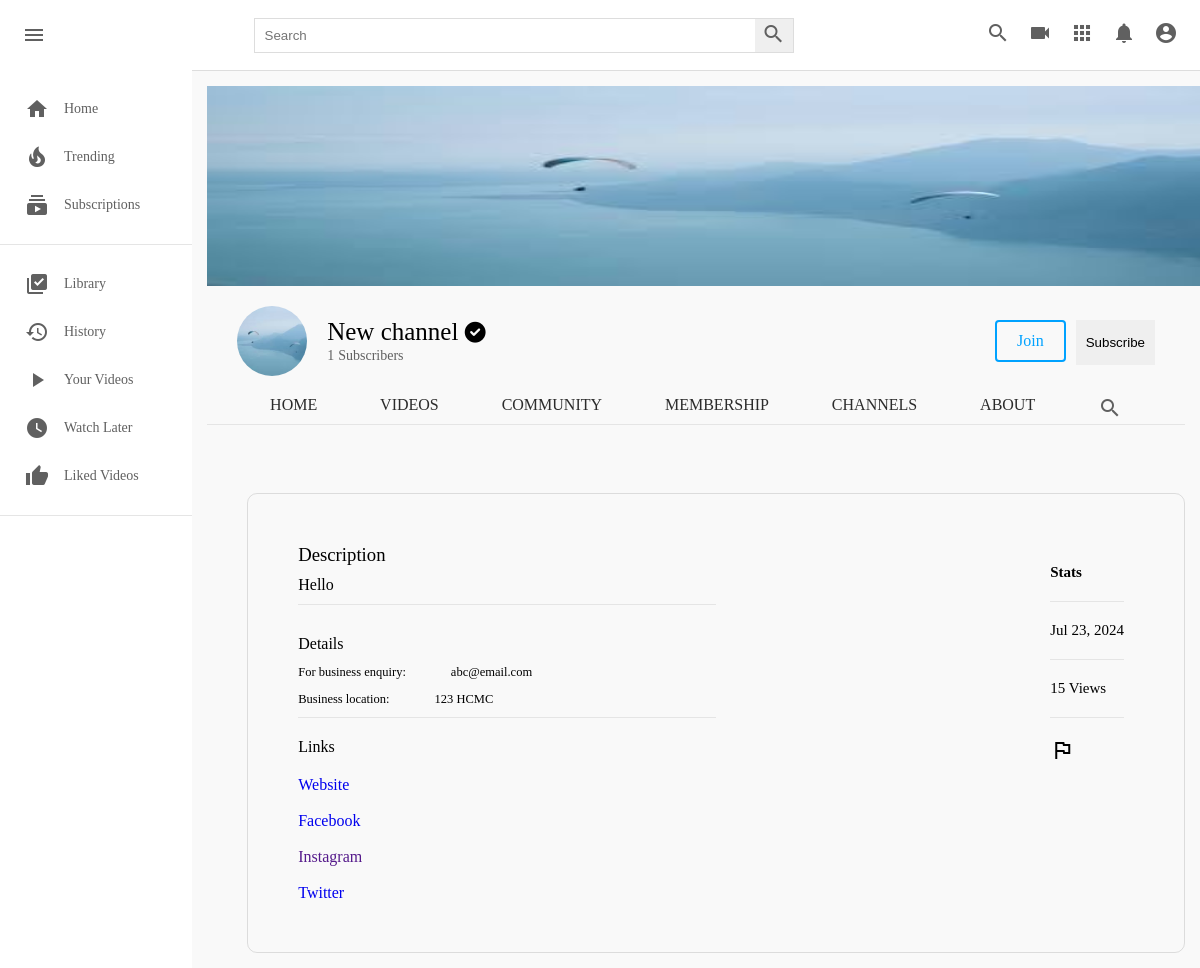
/c/2/about/, run on the app's committed database.
### channel/models.py (models this page shows, shortened)
class Channel(models.Model):
  channel_art = models.ImageField(upload_to=user_directory_path, null=True, blank=True)
  image = models.ImageField(upload_to=user_directory_path, null=True, blank=True)
  full_name = models.CharField(max_length=200)
  channel_name = models.CharField(max_length=200)
  description = models.TextField(null=True, blank=True)
  keywords = TaggableManager()
  joined = models.DateTimeField(auto_now_add=True)
  status = models.CharField(choices=STATUS, max_length=100, default="active")
  user = models.OneToOneField(User, on_delete=models.SET_NULL, null=True, related_name="channel")
  subscribers = models.ManyToManyField(User, related_name="user_subs")
  verified = models.BooleanField(default=False)
  total_views = models.IntegerField(default=0)
  business_email = models.EmailField(null=True, blank=True)
  make_business_email_public = models.BooleanField(default=False)
  business_location = models.CharField(null=True, blank=True, max_length=500)
  make_business_location_public = models.BooleanField(default=False)
  website = models.URLField(default="https://my-website.com/")
  instagram = models.URLField(default="https://instagram.com/")
  facebook = models.URLField(default="https://facebook.com/")
  twitter = models.URLField(default="https://twitter.com/")

### channel/views.py (the view)
# urls.py: path("<channel_id>/about/", views.channel_about, name="channel-about"),
def channel_about(request, channel_id):
  channel = get_object_or_404(Channel, id=channel_id)
  context = {
    "channel":channel,
  }
  return render(request, "channel/channel-about.html", context)

### templates/channel/channel-about.html (shortened to what this page needs)
{% load static %}
<!DOCTYPE html>
<html lang="en">
<head>
    <link rel="stylesheet" href="{% static 'css/style.css' %}" type="text/css">
    <link rel="stylesheet" href="https://use.fontawesome.com/releases/v6.0.0/css/all.css" />
</head><link rel="stylesheet" href="https://fonts.googleapis.com/css2?family=Material+Symbols+Outlined:opsz,wght,FILL,GRAD@48,400,0,0" />
<body>
    <div class="header">
        <div class="header__left">
            <i id="menu" class="material-icons">menu</i>
            <a href="index.html">
            </a>
        </div>
        <div class="header__search">
            <form action="">
                <input type="text" placeholder="Search">
                <button><i class="material-icons">search</i></button>
            </form>
        </div>
        <div class="header__icons">
            <i class="material-icons display-this">search</i>
            <i class="material-icons ">videocam</i>
            <i class="material-icons">apps</i>
            <i class="material-icons display-this">notifications</i>
            <i id="drop-down" class="material-icons display-this">account_circle</i>
        </div>
    </div>
    <div class="mainBody">
        <div class="sidebar">
            <div class="sidebar__categories">
                <a href="index.html">
                    <div class="sidebar__category">
                        <i class="material-icons">home</i>
                        <span>Home</span>
                    </div>
                </a>
                <div class="sidebar__category">
                    <i class="material-icons">local_fire_department</i>
                    <span>Trending</span>
                </div>
                <div class="sidebar__category">
                    <i class="material-icons">subscriptions</i>
                    <span>Subscriptions</span>
                </div>
            </div>
            <hr>
            <div class="sidebar__categories">
                <div class="sidebar__category">
                    <i class="material-icons">library_add_check</i>
                    <span>Library</span>
                </div>
                <div class="sidebar__category">
                    <i class="material-icons">history</i>
                    <span>History</span>
                </div>
                <a href="channel-videos.html">
                    <div class="sidebar__category">
                        <i class="material-icons">play_arrow</i>
                        <span>Your Videos</span>
                    </div>
                </a>
                <div class="sidebar__category">
                    <i class="material-icons">watch_later</i>
                    <span>Watch Later</span>
                </div>
                <div class="sidebar__category">
                    <i class="material-icons">thumb_up</i>
                    <span>Liked Videos</span>
                </div>
            </div>
            <hr>
        </div>
        <div class="videos">
            {% include 'channel/partials/channel-header.html' %}
            <div class="content-border">
                <div class="about-div">
                    <div class="about-left">
                        <h3>Description</h3>
                        <h4>{{ channel.description }}</h4>                            <hr>
                        <div class="about-details">
                            <div>
                                <h4>Details</h4>
                            </div>
                            {% if channel.make_business_email_public == True %}
                            <div class="about-biz">
                                <h3><small>For business enquiry:</small></h3>
                                <h3 class="left-h4"><small>{{ channel.business_email }}</small></h3>
                            </div>
                            {% endif %}
                            {% if channel.make_business_location_public == True %}
                            <div class="about-biz">
                                <h3><small>Business location:</small></h3>
                                <h3 class="left-h4"><small>{{ channel.business_location }}</small></h3>
                            </div>
                            {% endif %}
                        </div>
                        <hr>
                        <div class="links">
                            <h4>Links</h4>
                            <div class="links-content">
                                <a href="{{channel.website}}">Website</a> <br><br>
                                <a href="{{channel.facebook}}">Facebook</a> <br><br>
                                <a href="{{channel.instgram}}">Instagram</a> <br><br>
                                <a href="{{channel.twitter}}">Twitter</a>
                            </div>
                        </div>
                    </div>
                    <div class="about-right">
                        <h4><b>Stats</b></h4>
                        <hr>
                        <div class="stats">
                            <h5>{{channel.joined|date:"M d, Y"}}</h5>
                            <hr>
                            <h5>{{channel.total_views}} View{{channel.total_views|pluralize}}</h5>
                            <hr>
                            <h5>
                                <i class="material-symbols-outlined">flag</i>
                            </h5>
                        </div>
                    </div>
                </div>
            </div>
        </div>
    </div>
</body>
</html>

### templates/channel/partials/channel-header.html (shortened to what this page needs)
<div class="channel-art">
  <img src="{{ channel.channel_art.url }}" alt="" />
</div>
<div class="channel-header flex">
  <div class="channel-img-title flex">
    <img class="img" src="{{ channel.image.url }}" alt="" />
    <div class="channel-image-texts">
      <h4>{{ channel.channel_name }}
        {% if channel.verified == True %}
        <small><i class="fas fa-check-circle"></i></small>
        {% endif %}
      </h4>
      <span id="count"></span> <span>Subscribers</span>
    </div>
  </div>
  <div class="channel-header-btns">
    <div><a href="" class="channel-join">Join</a></div>
    <div>
      <button id="sub_btn" onclick="addSub()" style="padding: 15px 10px; margin-top: 10px; border: none;"class="subscribe-btn">
        Subscribe
      </button>
    </div>
  </div>
</div>
<div class="channel-header-links flex">
  <a href="{% url 'channel-profile' channel.id %}" class="display-this">Home</a>
  <a href="{% url 'channel-videos' channel.id %}" class="display-this">Videos</a>
  <a href="{% url 'channel-community' channel.id %}" class="dont-display-thdis">Community</a>
  <a href="{% url 'channel-profile' channel.id %}" class="dont-display-this">Membership</a>
  <a href="{% url 'channel-profile' channel.id %}" class="dont-display-this">Channels</a>
  <a href="{% url 'channel-about' channel.id %}" class="display-this">About</a>
  <a href="{% url 'channel-profile' channel.id %}" class="dont-display-this"><i class="material-icons">search</i></a>
</div>
<hr/>
<br/>

### static/css/style.css (style rules this page uses)
* { margin: 0; padding: 0; box-sizing: border-box; }
body { font-family: poppins; }
.material-icons { color: rgb(96, 96, 96); }
.header { display: flex; justify-content: space-between; align-items: center; height: 70px; padding: 15px; }
.header__left { display: flex; align-items: center; }
.header i { padding: 0 7px; cursor: pointer; }
.header__search form { border: 1px solid #ddd; height: 35px; margin: 0; padding: 0; display: flex; }
.header__search input { width: 500px; padding: 10px; margin: 0; border-radius: 0; border: none; height: 100%; }
.header__search button { padding: 0; margin: 0; height: 100%; border: none; border-radius: 0; }
.mainBody { height: calc(100vh - 70px); display: flex; overflow: hidden; }
.sidebar { height: 100%; width: 230px; background-color: white; overflow-y: scroll; }
.sidebar__categories { width: 100%; display: flex; flex-direction: column; margin-bottom: 15px; margin-top: 15px; }
.sidebar__category { display: flex; align-items: center; padding: 12px 25px; }
.sidebar__category span { margin-left: 15px; }
hr { height: 1px; background-color: #e5e5e5; border: none; }
.videos { background-color: #f9f9f9; width: 100%; height: 100%; padding: 15px 15px; border-top: 1px solid #ddd; overflow-y: scroll; }
.title a, span { text-decoration: none; color: rgb(96, 96, 96); font-size: 14px; }
.channel-art img { width: 1100px; height: 200px; }
.channel-art { width: 1100px; height: 200px; }
.flex { display: flex; }
.channel-header { margin: 20px 30px; align-items: center; justify-content: space-between; }
.channel-img-title { align-items: center; }
.channel-img-title .img { width: 70px; height: 70px; object-fit: cover; border-radius: 50px; }
.channel-img-title .channel-image-texts { margin-left: 20px; }
.channel-image-texts h4 { font-size: 25px; font-weight: 500; }
.channel-header-btns { display: flex; }
.channel-header-btns a { display: flex; margin: 10px; text-decoration: none; padding: 10px 20px; }
.channel-header-btns .channel-join { border: 2px solid rgb(0, 162, 255); color: rgb(0, 162, 255); border-radius:4px; transition: 0.5s; }
.channel-header-links { justify-content: space-evenly; }
.channel-header-links a { text-decoration: none; text-transform: uppercase; font-family: poppins; color: rgb(43, 43, 43); font-weight: 500; }
.content-border { margin-left: 40px; margin-top: 50px; border: solid 1px rgba(92, 92, 92, 0.185); padding: 20px; border-radius: 10px; }
.material-symbols-outlined { transition: 0.5s; color: black; }
.about-div { padding: 30px; font-weight: 300; display: flex; justify-content: space-between; }
.about-left { width: 50%; }
.about-left h3 { margin-bottom: 10px; font-weight: 400; }
.about-left h4 { margin-bottom: 10px; font-weight: 300; }
.about-left .about-details { margin-top: 10px; }
.about-left .about-details h4 { margin-top: 30px; font-weight: 500; }
.about-left .about-details .about-biz { display: flex; }
.about-biz h3 { font-size: 15px; }
.about-biz .left-h4 { padding-left: 45px; font-size: 15px; }
.links { margin-top: 20px; }
.links h4 { font-weight: 400; }
.links-content { padding-top: 10px; }
.about-right { float: left; margin-right: 10px; }
.about-right h4 { font-weight: bolder; }
.about-right h4, h5 { margin-bottom: 20px; margin-top: 20px; font-size: 15px; font-weight: normal; }
a { text-decoration: none; }

### templates/channel/partials/channel-header.html (style rules this page uses)
a { text-decoration: none; }

### data on the page
Channel: channel_art (picture), image (picture), channel_name "New channel", description "Hello", business_email "abc@email.com", business_location "123 HCMC", joined "Jul 23, 2024", total_views "15"
